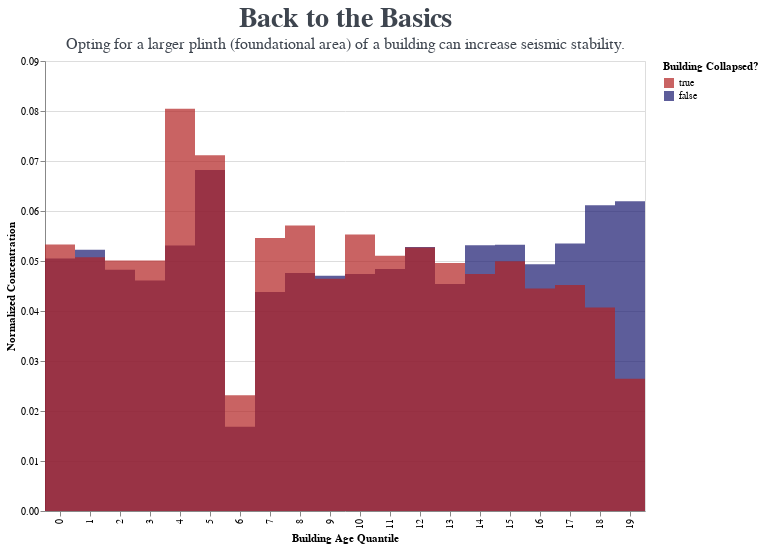

The code cell stored with this chart in its notebook:
### Code cell
plinth = quantized_df[['building_id', 'collapse_grade', 'plinth_area_sq_ft_q']].groupby(['collapse_grade', 
'plinth_area_sq_ft_q']).count().reset_index()

intact_plinth = plinth[plinth['collapse_grade'] == False].copy()
intact_plinth['building_id'] = intact_plinth['building_id'] / sum(intact_plinth['building_id'])

collapse_plinth = plinth[plinth['collapse_grade'] == True].copy()
collapse_plinth['building_id'] = collapse_plinth['building_id'] / sum(collapse_plinth['building_id'])

plinth_norm = pd.concat([intact_plinth, collapse_plinth])

dom = [True, False] 
rng = ['firebrick', 'midnightblue'] 


plinth_C = alt.Chart(plinth_norm).mark_bar(
    opacity=0.7,
    ).encode(
    x=alt.X('plinth_area_sq_ft_q:N', title='Building Age Quantile'),
    y=alt.Y('building_id:Q', title='Normalized Concentration').stack(None),
    color=alt.Color('collapse_grade', title='Building Collapsed?').scale(domain=dom, 
    range=rng)
).configure_scale(
    bandPaddingInner=0
)

plinth_C.properties(title = alt.TitleParams(
    text = "Back to the Basics", 
    subtitle = ["Opting for a larger plinth (foundational area) of a building can increase seismic stability."],
    fontSize = 28,
    color = '#3E454F', 
    subtitleFont = 'Barlow',
    subtitleFontSize = 16, 
    subtitleColor = '#3E454F'),
    width=600,
    height=450
)

### Figure 1 — Vega-Lite specification as saved in the notebook (floating-point values rounded to 4 significant figures)
{"config": {"view": {"continuousWidth": 300, "continuousHeight": 300}, "scale": {"bandPaddingInner": 0}}, "data": {"name": "data-349ac14a7b640023df45476105b99ee0"}, "mark": {"type": "bar", "opacity": 0.7}, "encoding": {"color": {"field": "collapse_grade", "scale": {"domain": [true, false], "range": ["firebrick", "midnightblue"]}, "title": "Building Collapsed?", "type": "nominal"}, "x": {"field": "plinth_area_sq_ft_q", "title": "Building Age Quantile", "type": "nominal"}, "y": {"field": "building_id", "stack": null, "title": "Normalized Concentration", "type": "quantitative"}}, "height": 450, "title": {"text": "Back to the Basics", "color": "#3E454F", "fontSize": 28, "subtitle": ["Opting for a larger plinth (foundational area) of a building can increase seismic stability."], "subtitleColor": "#3E454F", "subtitleFont": "Barlow", "subtitleFontSize": 16}, "width": 600, "$schema": "https://vega.github.io/schema/vega-lite/v5.8.0.json", "datasets": {"data-349ac14a7b640023df45476105b99ee0": [{"collapse_grade": false, "plinth_area_sq_ft_q": 0, "building_id": 0.0505}, {"collapse_grade": false, "plinth_area_sq_ft_q": 1, "building_id": 0.05224}, {"collapse_grade": false, "plinth_area_sq_ft_q": 2, "building_id": 0.04823}, {"collapse_grade": false, "plinth_area_sq_ft_q": 3, "building_id": 0.04608}, {"collapse_grade": false, "plinth_area_sq_ft_q": 4, "building_id": 0.05308}, {"collapse_grade": false, "plinth_area_sq_ft_q": 5, "building_id": 0.06819}, {"collapse_grade": false, "plinth_area_sq_ft_q": 6, "building_id": 0.01685}, {"collapse_grade": false, "plinth_area_sq_ft_q": 7, "building_id": 0.04381}, {"collapse_grade": false, "plinth_area_sq_ft_q": 8, "building_id": 0.04759}, {"collapse_grade": false, "plinth_area_sq_ft_q": 9, "building_id": 0.04704}, {"collapse_grade": false, "plinth_area_sq_ft_q": 10, "building_id": 0.04739}, {"collapse_grade": false, "plinth_area_sq_ft_q": 11, "building_id": 0.0484}, {"collapse_grade": false, "plinth_area_sq_ft_q": 12, "building_id": 0.05281}, {"collapse_grade": false, "plinth_area_sq_ft_q": 13, "building_id": 0.04542}, {"collapse_grade": false, "plinth_area_sq_ft_q": 14, "building_id": 0.05314}, {"collapse_grade": false, "plinth_area_sq_ft_q": 15, "building_id": 0.05323}, {"collapse_grade": false, "plinth_area_sq_ft_q": 16, "building_id": 0.04937}, {"collapse_grade": false, "plinth_area_sq_ft_q": 17, "building_id": 0.05352}, {"collapse_grade": false, "plinth_area_sq_ft_q": 18, "building_id": 0.06117}, {"collapse_grade": false, "plinth_area_sq_ft_q": 19, "building_id": 0.06194}, {"collapse_grade": true, "plinth_area_sq_ft_q": 0, "building_id": 0.0533}, {"collapse_grade": true, "plinth_area_sq_ft_q": 1, "building_id": 0.05077}, {"collapse_grade": true, "plinth_area_sq_ft_q": 2, "building_id": 0.05012}, {"collapse_grade": true, "plinth_area_sq_ft_q": 3, "building_id": 0.05009}, {"collapse_grade": true, "plinth_area_sq_ft_q": 4, "building_id": 0.08044}, {"collapse_grade": true, "plinth_area_sq_ft_q": 5, "building_id": 0.07115}, {"collapse_grade": true, "plinth_area_sq_ft_q": 6, "building_id": 0.02315}, {"collapse_grade": true, "plinth_area_sq_ft_q": 7, "building_id": 0.05462}, {"collapse_grade": true, "plinth_area_sq_ft_q": 8, "building_id": 0.05709}, {"collapse_grade": true, "plinth_area_sq_ft_q": 9, "building_id": 0.04647}, {"collapse_grade": true, "plinth_area_sq_ft_q": 10, "building_id": 0.05528}, {"collapse_grade": true, "plinth_area_sq_ft_q": 11, "building_id": 0.05106}, {"collapse_grade": true, "plinth_area_sq_ft_q": 12, "building_id": 0.05268}, {"collapse_grade": true, "plinth_area_sq_ft_q": 13, "building_id": 0.04958}, {"collapse_grade": true, "plinth_area_sq_ft_q": 14, "building_id": 0.04739}, {"collapse_grade": true, "plinth_area_sq_ft_q": 15, "building_id": 0.04995}, {"collapse_grade": true, "plinth_area_sq_ft_q": 16, "building_id": 0.04448}, {"collapse_grade": true, "plinth_area_sq_ft_q": 17, "building_id": 0.04522}, {"collapse_grade": true, "plinth_area_sq_ft_q": 18, "building_id": 0.04071}, {"collapse_grade": true, "plinth_area_sq_ft_q": 19, "building_id": 0.02644}]}}
